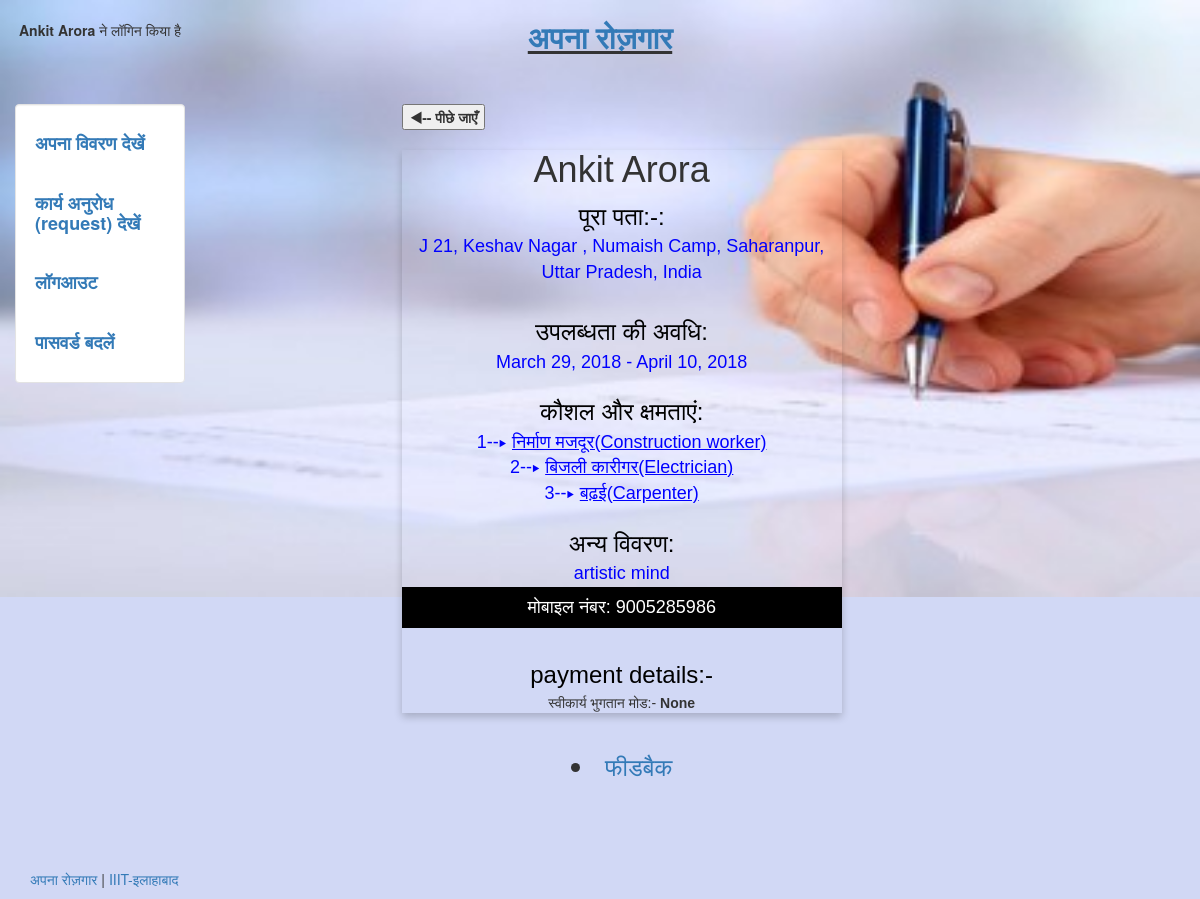
Page /profile (signed in) on the earlier database version.
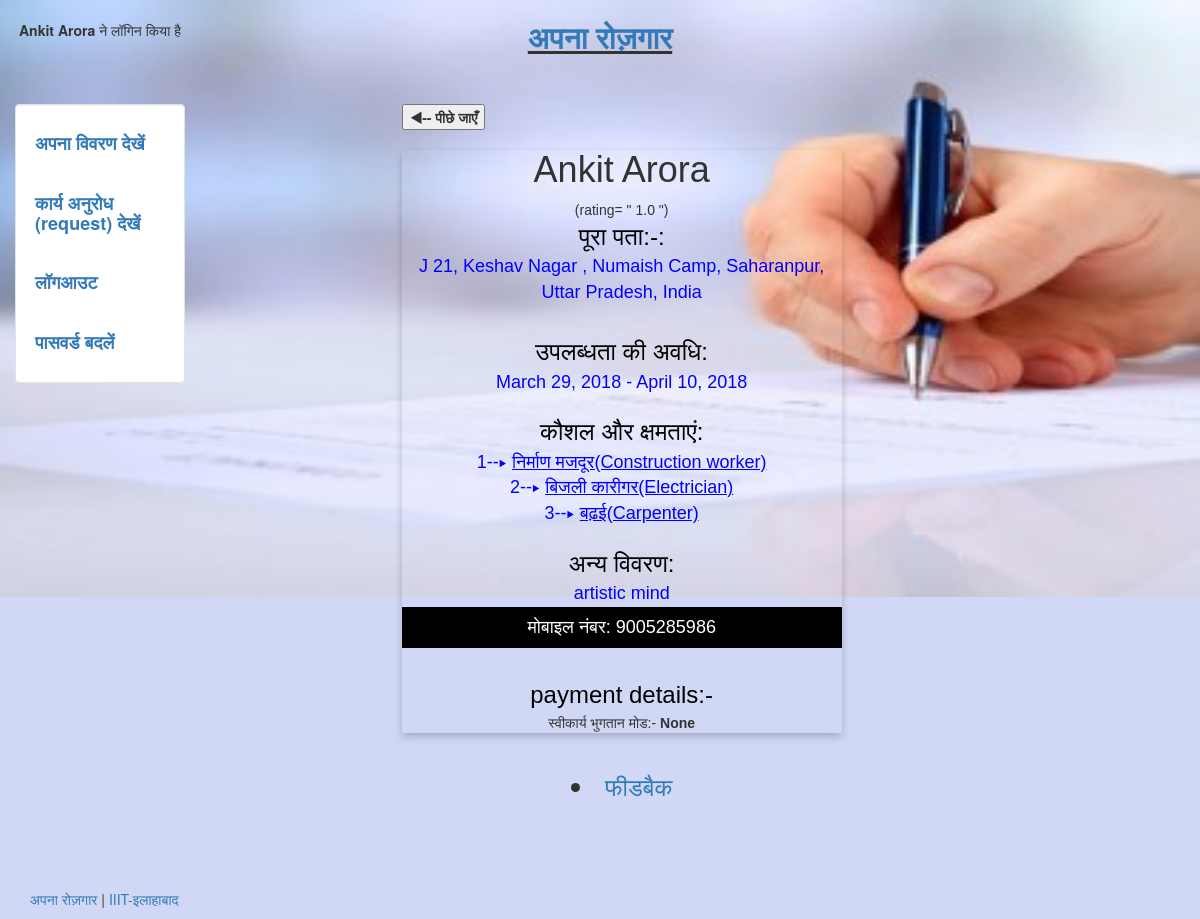
Same page on the later database version.
### worker/models.py (models this page shows)
class Profile(models.Model):
    user = models.OneToOneField(User, on_delete=models.CASCADE, primary_key = True)
    s_contact = models.CharField(max_length=50,blank = True,null = True)
    age = models.FloatField(blank = True, null = True)
    street = models.CharField(max_length=250,blank = True, null = True)
    address = models.CharField(max_length=250,blank = True, null = True)
    start_date = models.DateField(blank = True, null = True)
    end_date = models.DateField(blank = True, null = True)
    skill1 = models.CharField(max_length = 100,blank = True, null = True)
    skill2 = models.CharField(max_length = 100,blank = True, null = True)
    skill3 = models.CharField(max_length = 100,blank = True, null = True)
    description1 = models.TextField(max_length = 500,blank = True, null = True)
    description2 = models.TextField(max_length = 500,blank = True, null = True)
    description3 = models.TextField(max_length = 500,blank = True, null = True)
    description = models.TextField(max_length = 500,blank = True, null = True)
    description11 = models.TextField(max_length = 500,blank = True, null = True)
    min_salary = models.IntegerField(blank = True, null = True)
    rating = models.FloatField(blank = True, null = True)
    nhirer = models.IntegerField(blank = True, null = True)
    ptype = models.TextField(max_length = 250,blank = True, null = True)
    worker_age=models.IntegerField(blank = True, null = True)
    joinrequest=models.CharField(max_length = 2,blank = True, null = True)
    temp=models.CharField(max_length = 2,blank = True, null = True)
    ac = models.CharField(max_length=100,blank = True, null = True)
    ifsc = models.CharField(max_length=100,blank = True, null = True)
    paytm = models.CharField(max_length=100,blank = True, null = True)
    upi = models.CharField(max_length=100,blank = True, null = True)
    acname = models.CharField(max_length=100,blank = True, null = True)
    bank = models.CharField(max_length=100,blank = True, null = True)
    mode = models.CharField(max_length=100,blank = True, null = True)
    def __str__(self):
    	return self.user.username

### worker/views.py (the view)
# urls.py: url(r'^profile',profile,name = 'profile'),
def profile(request):
  if request.user:
    data=Profile.objects.get(user=request.user)
    return render(request,'worker/view.html',{'data':data})
  else:
    warn="कृपया लॉगिन करें"
    return render(request,'worker/view.html',{'warn':warn})

### worker/templates/worker/view.html (shortened to what this page needs)
{% extends "login/header.html" %}
{% load staticfiles %}
{% block content %}
<div class ='col-sm-6 col-sm-offset-2'>
	<link rel="stylesheet" href="https://cdnjs.cloudflare.com/ajax/libs/font-awesome/4.7.0/css/font-awesome.min.css">
<b><input type="button" value="&#9664;-- पीछे जाएँ" onclick="history.back(-1)" /></b>
<div class="card">
  <h1>{{data.user.first_name}}</h1>
  {% if data.rating %}
   (rating= " {{data.rating}} ")
   <br>
  {%endif%}
  <font color = 'black' size = 5>
 पूरा पता:-:<br>
</font>
  <p class="title"> {{data.street}} , {{data.address}}</p>
  <br>
  <font color = 'black' size = 5>
उपलब्धता की अवधि:<br>
</font>
<font color = 'blue' size = 4>
{{data.start_date}}  -  {{data.end_date}}
</font>
<br><br>
 <font color = 'black' size = 5 >
 	कौशल और क्षमताएं:<br>
 </font>
 <font color = 'blue' size = 4>
 {% if data.skill1 %}
 1--&#9656;   <u>{{data.skill1}}</u><br>
  {%endif%}
  {% if data.skill2 %}
 2--&#9656;  <u>{{data.skill2}}</u><br>
  {%endif%}
  {% if data.skill3 %}
 3--&#9656;  <u>{{data.skill3}}</u><br>
  {%endif%}
</font>
<br>
{% if data.description  %}
 <font color = 'black' size = 5 >
 	अन्य विवरण:<br>
 </font>
 <font color = 'blue' size = 4>
 	{{data.description}}<br>
 </font>
{%endif%}
 <p><button class = "but">मोबाइल नंबर: {{data.s_contact}}</button></p>
 <br>
 <font color = 'black' size = 5 >
  payment details:-
 </font>
 <br>
 स्वीकार्य भुगतान मोड:-  <b>{{data.mode}}</b>
 <br>
</div>
	<br>
  <h3 align="center">
            <li ><a href = "/feedback?username={{data}}">फीडबैक</a></li>
            </h3>
</div>
{% endblock %}

Differences in the rows shown:
changed Profile "J 21, Keshav Nagar": rating (not shown) → "1.0"
Other differences:
text now shown: "(rating= \" \")"
